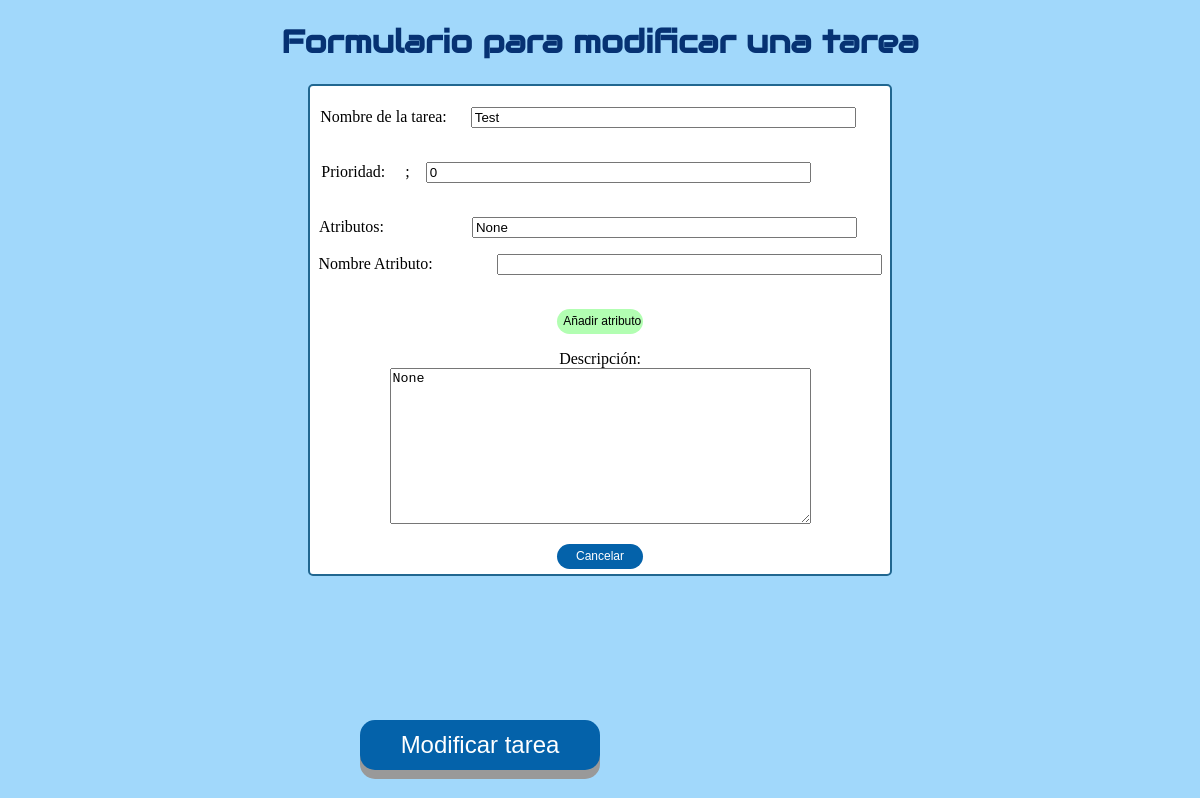
The page /update/1 on the database as committed earlier.
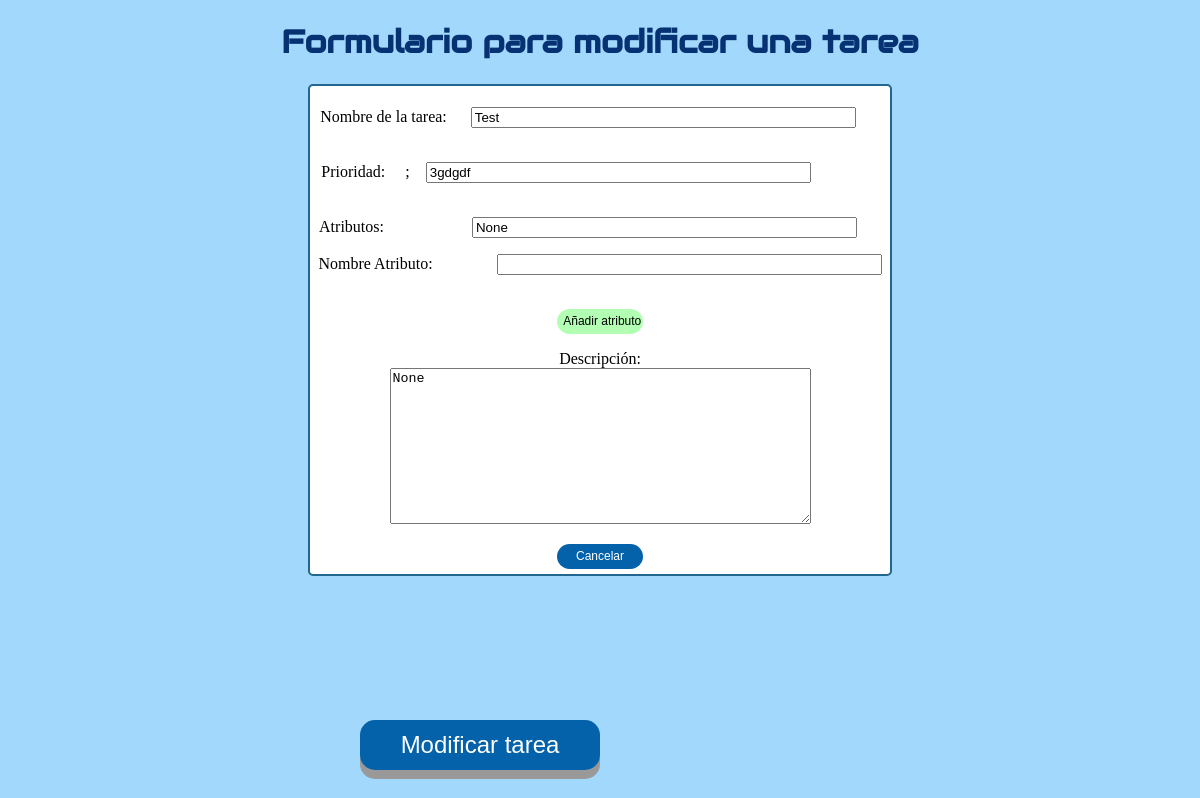
The same page on the database as committed later.
### app.py (models this page shows)
class Todo(db.Model): #Tabla para tareas creadas
    id = db.Column(db.Integer, primary_key=True)
    content = db.Column(db.String(200), nullable=False)
    priority = db.Column(db.String(200))        # prioridad
    descripcion = db.Column(db.String(200))             # Descripcion
    atributos = db.Column(db.String(800))               # Atributos

### app.py (the view)
@app.route('/update/<int:id>', methods=['POST','GET'])      # Redireccion a formulario tareas
def update_tarea(id):
    task = Todo.query.get_or_404(id)
    if request.method == 'POST':
        try:
            task.content = request.form['nombre']
            task.descripcion = request.form['descripcion']
            task.priority=request.form['prioridad']
            task.atributos = request.form['atributos']
            db.session.commit()
            return redirect('/Interfaz_tecnico.html')
        except:
            return "There was an issue when updating the task " + id
    else:
        return render_template('interfaz_tareas.html', task=task)

### templates/interfaz_tareas.html (shortened to what this page needs)
{% extends 'base.html' %}
    {% block body %}
<body>
    <center>
        <h1 class="principal"> Formulario para modificar una tarea</h1>
        <div class="acceso">
            <form method="post">
                <p>
                    Nombre de la tarea:&nbsp;&nbsp;&nbsp;&nbsp;&nbsp;
                    <input type="text" name="nombre" size="45" value="{{ task.content }}">
                </p>
                <p>
                    Prioridad:&nbsp;&nbsp;&nbsp;&nbsp;&nbsp;;&nbsp;&nbsp;&nbsp;
                    <input type="text" name="prioridad"  size="45" value="{{ task.priority }}">
                </p>
                <p>
                    Atributos:&nbsp;&nbsp;&nbsp; &nbsp;&nbsp;&nbsp;&nbsp;&nbsp; &nbsp;&nbsp;&nbsp;&nbsp;&nbsp; &nbsp;&nbsp;&nbsp;&nbsp;&nbsp;
                    <input type="text" name="atributos" id="atributos" size="45"value="{{ task.atributos }}" readonly="readonly">  &nbsp;&nbsp;&nbsp;&nbsp;&nbsp;
                </p>
                <p>
                    Nombre Atributo:&nbsp;&nbsp;&nbsp; &nbsp;&nbsp;&nbsp;&nbsp;&nbsp; &nbsp;&nbsp;&nbsp;&nbsp;&nbsp;
                    <input type="text" name="n_atributo" id="n_atributo" size="45" value="">  &nbsp;&nbsp;&nbsp;&nbsp;&nbsp;
                </p>
                <p>
                    <input type="button" class="buttonAnadirTarea2" value="Añadir atributo" onclick="getElementById('atributos').setAttribute('value', getElementById('atributos').getAttribute('value')+','+getElementById('n_atributo').value)">
                </p>
                <p>
                    Descripción:<br>
                    <textarea name="descripcion" rows="10" cols="50">{{ task.descripcion }}</textarea>
                </p>
                <p>
                    <input type="submit" class="button2" value="Modificar tarea">
                </p>
                <button type="submit" class="buttonAnadirTarea" onClick="window.location.href='Interfaz_tecnico.html';">Cancelar</button>
            </form>
        </div>
    </center>
    {% endblock %}

Rows that differ between the two databases and show on the page:
changed Todo "Test": prioridad "0" → "3gdgdf"
